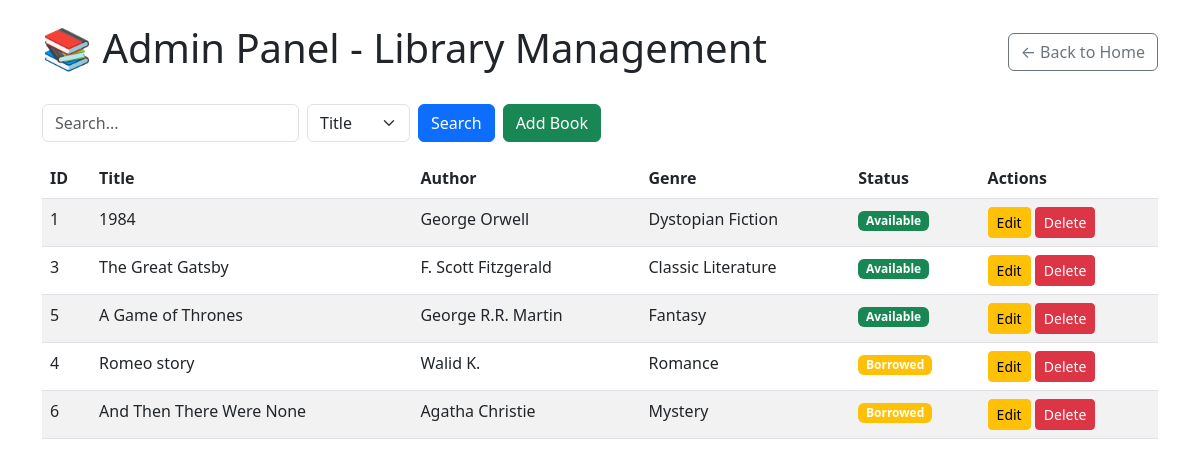
The app's page /admin/search with its own data.
### tables this page shows
CREATE TABLE books (
            id INTEGER PRIMARY KEY AUTOINCREMENT,
            title TEXT NOT NULL,
            author TEXT NOT NULL,
            genre TEXT,
            status TEXT DEFAULT 'available'
        );

### app.py (the view)
@app.route('/admin/search')
def admin_search():
    query = request.args.get('q', '')
    by = request.args.get('by', 'title')
    available_books = manager.list_books(by=by, value=query) if query else manager.list_books()
    borrowed_books = manager.list_borrowed_books(by=by, value=query) if query else manager.list_borrowed_books()
    all_books = []
    for book in available_books:
        book['status'] = 'available'
        all_books.append(book)
    for book in borrowed_books:
        book['status'] = 'borrowed'
        all_books.append(book)
    return render_template('admin.html', books=all_books, query=query, by=by)

### database.py (called while the page is built)
    def get_connection(self):
        return sqlite3.connect('library.db')

    def get_available_books(self):
        conn = self.get_connection()
        cursor = conn.cursor()
        cursor.execute('SELECT * FROM books WHERE status = "available"')
        books = []
        for row in cursor.fetchall():
            books.append({
                'id': row[0],
                'title': row[1],
                'author': row[2],
                'genre': row[3],
                'status': row[4]
            })
        conn.close()
        return books

    def get_borrowed_books(self):
        conn = self.get_connection()
        cursor = conn.cursor()
        cursor.execute('SELECT * FROM books WHERE status = "borrowed"')
        books = []
        for row in cursor.fetchall():
            books.append({
                'id': row[0],
                'title': row[1],
                'author': row[2],
                'genre': row[3],
                'status': row[4]
            })
        conn.close()
        return books

### library/book_manager.py (called while the page is built)
    def list_books(self, by=None, value=None):
        books = self.db.get_available_books()  # Only show available books on main page
        if by and value:
            return [book for book in books if value.lower() in str(book.get(by, "")).lower()]
        return books

    def list_borrowed_books(self, by=None, value=None):
        books = self.db.get_borrowed_books()
        if by and value:
            return [book for book in books if value.lower() in str(book.get(by, "")).lower()]
        return books

### templates/admin.html (shortened to what this page needs)
<!doctype html>
<html lang="en">
  <head>
    <link
      rel="stylesheet"
      href="https://cdn.jsdelivr.net/npm/bootstrap@5.3.0/dist/css/bootstrap.min.css"
    />
  </head>
  <body class="container py-4">
    <div class="d-flex justify-content-between align-items-center mb-4">
      <h1>📚 Admin Panel - Library Management</h1>
      <a href="/" class="btn btn-outline-secondary">← Back to Home</a>
    </div>
    <form
      class="row g-2 mb-3"
      method="get"
      action="/admin/search"
      id="searchForm"
    >
      <div class="col-auto">
        <input
          type="text"
          name="q"
          id="searchInput"
          class="form-control"
          placeholder="Search..."
          value="{{ query or '' }}"
        />
      </div>
      <div class="col-auto">
        <select name="by" id="searchBy" class="form-select">
          <option value="title" {% if by == "title" %}selected{% endif %}>
            Title
          </option>
        </select>
      </div>
      <div class="col-auto">
        <button type="submit" class="btn btn-primary">Search</button>
      </div>
      <div class="col-auto">
        <a href="/admin/add" class="btn btn-success">Add Book</a>
      </div>
    </form>
    <table class="table table-striped">
      <thead>
        <tr>
          <th>ID</th>
          <th>Title</th>
          <th>Author</th>
          <th>Genre</th>
          <th>Status</th>
          <th>Actions</th>
        </tr>
      </thead>
      <tbody id="bookTable">
        {% for book in books %}
        <tr>
          <td>{{ book.id }}</td>
          <td>{{ book.title }}</td>
          <td>{{ book.author }}</td>
          <td>{{ book.genre }}</td>
          <td>
            {% if book.status == 'borrowed' %}
            <span class="badge bg-warning">Borrowed</span>
            {% else %}
            <span class="badge bg-success">Available</span>
            {% endif %}
          </td>
          <td>
            <a href="/admin/edit/{{ book.id }}" class="btn btn-sm btn-warning"
              >Edit</a
            >
            <a
              href="/admin/delete/{{ book.id }}"
              class="btn btn-sm btn-danger"
              onclick="return confirm('Delete this book?');"
              >Delete</a
            >
          </td>
        </tr>
        {% endfor %}
      </tbody>
    </table>
  </body>
</html>

### records on screen
books: id "1", title "1984", author "George Orwell", genre "Dystopian Fiction", status "Available"
books: id "3", title "The Great Gatsby", author "F. Scott Fitzgerald", genre "Classic Literature", status "Available"
books: id "5", title "A Game of Thrones", author "George R.R. Martin", genre "Fantasy", status "Available"
books: id "4", title "Romeo story", author "Walid K.", genre "Romance", status "Borrowed"
books: id "6", title "And Then There Were None", author "Agatha Christie", genre "Mystery", status "Borrowed"
